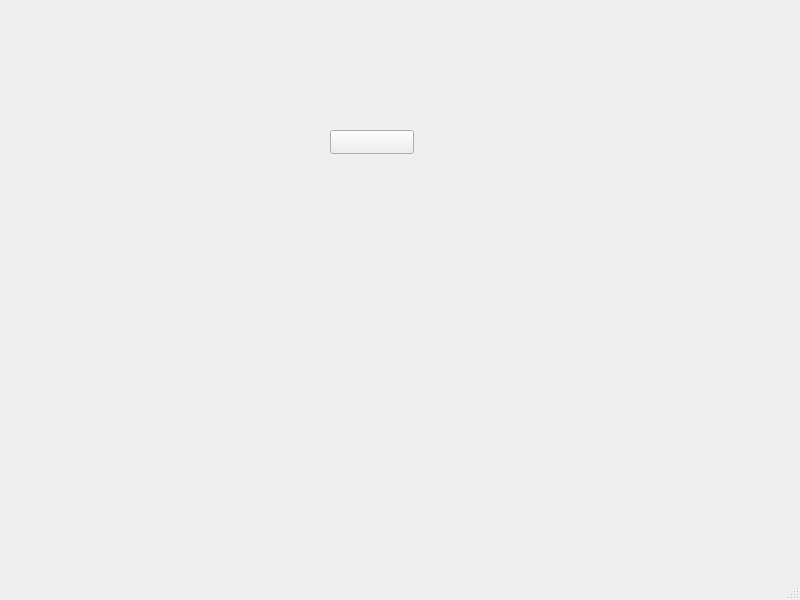
<?xml version="1.0" encoding="UTF-8"?>
<ui version="4.0">
 <class>Nseven</class>
 <widget class="QMainWindow" name="Nseven">
  <property name="geometry">
   <rect>
    <x>0</x>
    <y>0</y>
    <width>800</width>
    <height>600</height>
   </rect>
  </property>
  <property name="windowTitle">
   <string>MainWindow</string>
  </property>
  <widget class="QWidget" name="centralwidget">
   <widget class="QPushButton" name="pushButton">
    <property name="geometry">
     <rect>
      <x>330</x>
      <y>130</y>
      <width>84</width>
      <height>24</height>
     </rect>
    </property>
    <property name="text">
     <string/>
    </property>
   </widget>
  </widget>
  <widget class="QMenuBar" name="menubar">
   <property name="geometry">
    <rect>
     <x>0</x>
     <y>0</y>
     <width>800</width>
     <height>25</height>
    </rect>
   </property>
  </widget>
  <widget class="QStatusBar" name="statusbar"/>
 </widget>
 <resources/>
 <connections/>
</ui>
